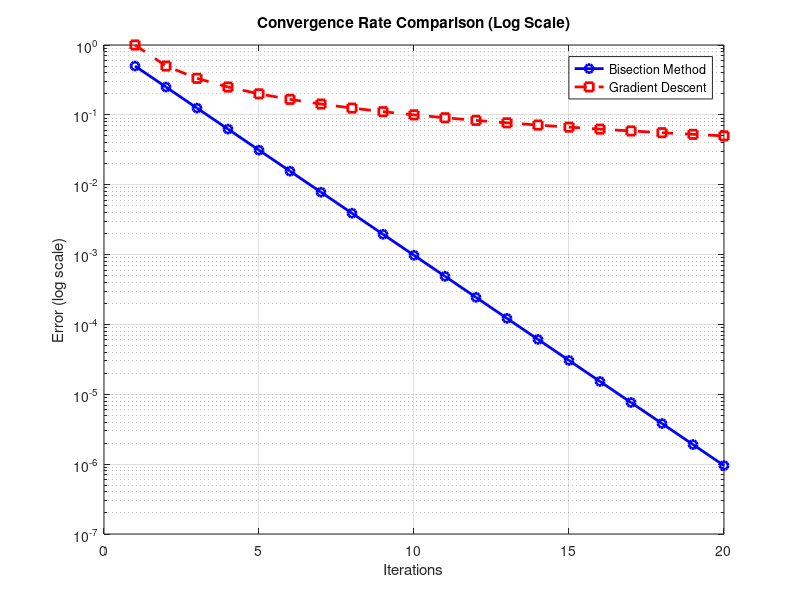
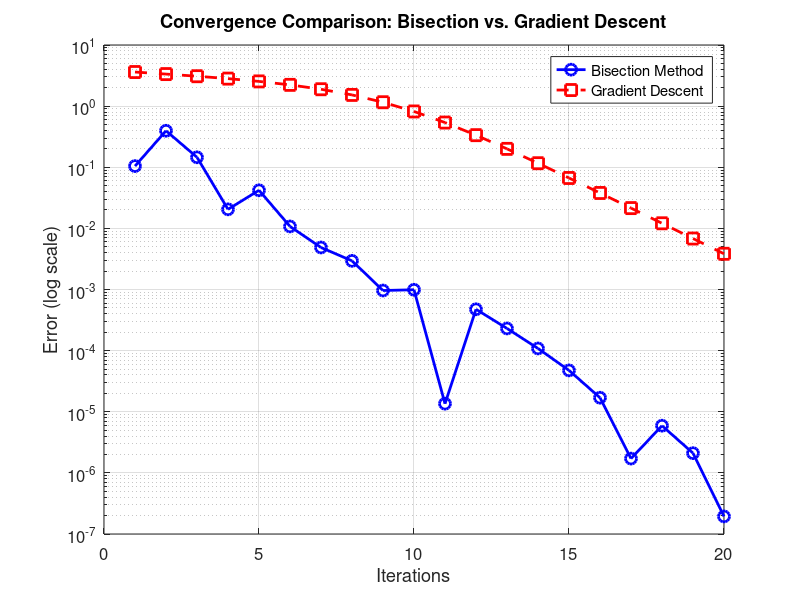

The MATLAB source for these figures, in order:
% Convergence comparison
iterations = 1:20;
bisection_error = 1./(2.^iterations);
gradient_error = 1./iterations; % Simplified model

figure;
semilogy(iterations, bisection_error, 'b-o', 'LineWidth', 2);
hold on;
semilogy(iterations, gradient_error, 'r--s', 'LineWidth', 2);
hold off;

title('Convergence Rate Comparison (Log Scale)');
xlabel('Iterations');
ylabel('Error (log scale)');
legend('Bisection Method', 'Gradient Descent', 'Location', 'best');
grid on;




#################### FOR MORE ACCURATE REPRESENTATION, use the following matlab code
%% Clear workspace and reset figures
clc;
clear all;
close all;
format long;

%% 1. Bisection Method (Root Finding)
f_bisection = @(x) sin(x) - x/2;  % Function with a root around x ≈ 1.895
a = 1; b = 3;                     % Interval containing the root
max_iter = 20;
true_root = fzero(f_bisection, [a, b]);  % True root for error calculation
bisection_errors = zeros(1, max_iter);

fprintf('Running Bisection Method...\n');
for n = 1:max_iter
    mid = (a + b)/2;
    bisection_errors(n) = abs(mid - true_root);
    fprintf('Iter %2d: x = %.8f, error = %.2e\n', n, mid, bisection_errors(n));
    
    if abs(f_bisection(mid)) < 1e-6
        break;
    elseif f_bisection(a) * f_bisection(mid) < 0
        b = mid;
    else
        a = mid;
    end
end

%% 2. Gradient Descent (Optimization)
f_gd = @(x) x^2 + 3*sin(x);      % Function to minimize
df_gd = @(x) 2*x + 3*cos(x);     % Derivative
x0 = 3;                          % Initial guess
alpha = 0.1;                     % Learning rate
max_iter_gd = 20;
true_min = fminunc(f_gd, x0);    % Find the actual minimum for comparison
gd_errors = zeros(1, max_iter_gd);

fprintf('\nRunning Gradient Descent...\n');
x = x0;
for n = 1:max_iter_gd
    x = x - alpha * df_gd(x);
    gd_errors(n) = abs(x - true_min);
    fprintf('Iter %2d: x = %.8f, error = %.2e\n', n, x, gd_errors(n));
end

%% 3. Optimized Plot for Clear Comparison
figure('Position', [100, 100, 800, 600]);

% Plot both methods using log scale for clarity
semilogy(1:max_iter, bisection_errors, 'b-o', 'LineWidth', 2, 'MarkerSize', 8);
hold on;
semilogy(1:max_iter_gd, gd_errors, 'r--s', 'LineWidth', 2, 'MarkerSize', 8);
hold off;

xlabel('Iterations');
ylabel('Error (log scale)');
title('Convergence Comparison: Bisection vs. Gradient Descent');
legend('Bisection Method', 'Gradient Descent');
grid on;
set(gca, 'FontSize', 12);

%% Display final results
fprintf('\nFinal Results:\n');
fprintf('Bisection Method:\n');
fprintf('\tFinal estimate: %.12f\n\tTrue root: %.12f\n\tError: %.2e\n\n',...
        (a+b)/2, true_root, bisection_errors(end));

fprintf('Gradient Descent:\n');
fprintf('\tFinal estimate: %.12f\n\tTrue min: %.12f\n\tError: %.2e\n',...
        x, true_min, gd_errors(end));
